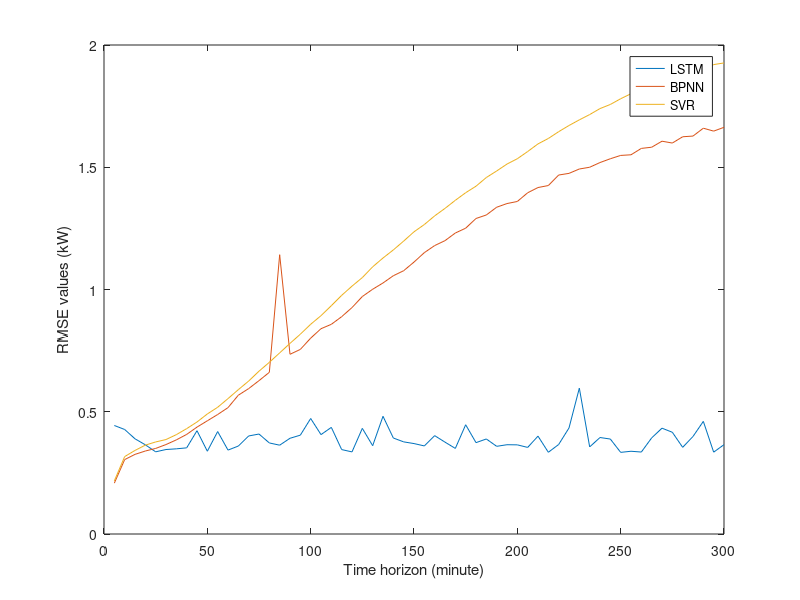

This chart was generated by the following MATLAB code:
clc;
clear;
close all;
lstm_rmse_300_min=[0.4438024818923904, 0.4274281141285603, 0.3893782173440188, 0.36483340769450856, 0.33614928201317584, 0.3455529829809757, 0.34837868454965626, 0.3523800668375829, 0.4224686860437836, 0.33857377951488715, 0.41904553190579563, 0.3431568446781684, 0.35974785908956025, 0.400971117461146, 0.4088794271193872, 0.3724224596797194, 0.3632754868901383, 0.3915282487616462, 0.40426084569820964, 0.472450889553097, 0.40652242109652376, 0.4360832025557038, 0.3452730359099826, 0.3357873403601286, 0.43203606766675584, 0.36116005365135134, 0.48145114670752703, 0.39259518638468927, 0.3768290577431802, 0.36987675328175956, 0.36022831326184795, 0.402300174908952, 0.37570578993218834, 0.3500747779595951, 0.44683207192338364, 0.37367160274711836, 0.3886429090584977, 0.35862327819788503, 0.3651597461851368, 0.3646225930828574, 0.3541551569396105, 0.40026053199278294, 0.33426890606362736, 0.3661025637169323, 0.43374562395950017, 0.596550310908585, 0.3562237821936849, 0.3946260017452388, 0.38838090980018747, 0.33390360965497046, 0.3384145962827867, 0.33521932528586806, 0.39309449658215684, 0.43283638664461777, 0.41608947671492974, 0.3545070676596736, 0.39892660301992316, 0.460628405885773, 0.33476684329724826,0.365457];
bp_rmse_300_min=[0.208133339535122,0.304335589168241,0.325685634512872,0.339424012760608,0.350015984180145,0.365874817809832,0.384971065699155,0.407330027430291,0.437190432112565,0.463012862187825,0.488722414643170,0.516861912623120,0.567696925997562,0.594716137374736,0.627226691328201,0.661323834563672,1.14230315293857,0.735079692005140,0.754978810497633,0.801059324558444,0.839664787099203,0.857619907386481,0.888861424726404,0.926088717031173,0.971286623912447,1.00102084638447,1.02670264329718,1.05635608222626,1.07685657986931,1.11216137132646,1.15078587417128,1.17968842474108,1.19980841257476,1.23105000102447,1.25077928383059,1.29046140304937,1.30480665456133,1.33645886493772,1.35152248198518,1.36004704307161,1.39561034426999,1.41706282382256,1.42522084033658,1.46818820643522,1.47499456557101,1.49287201323790,1.50002138852644,1.51925030289571,1.53477588314340,1.54838402591380,1.55097881466101,1.57711308737826,1.58193097872492,1.60658407811716,1.59900249122198,1.62471120324968,1.62757220705553,1.65970691749558,1.64778073640694,1.66333568207574];
svm_rmse_300_min=[0.217321483281719,0.316615349897197,0.341802783821821,0.363459885597254,0.376487739035724,0.386356231244395,0.406364208884611,0.430924104813776,0.458114178505186,0.490952718427349,0.518349239307340,0.553742452341090,0.590374451454114,0.625590442038391,0.665896362732294,0.702156999581040,0.740754827279171,0.779607065476474,0.817223018474301,0.857733291449884,0.892999660668099,0.933834982385010,0.976081559350405,1.01373925751161,1.04878079203305,1.09272482876555,1.12881025124190,1.16186893602931,1.19805027421792,1.23596962369881,1.26570397958127,1.30114639091256,1.33172776609754,1.36481540008869,1.39583901918825,1.42251294116456,1.45802855436997,1.48479512830134,1.51308419529559,1.53486786765258,1.56429728707099,1.59553510022184,1.61770496882537,1.64549414626350,1.67078859178117,1.69381788720393,1.71548866976497,1.73995072349496,1.75681632742716,1.78020197745059,1.80070097729795,1.81668198993295,1.83211832466745,1.85043468354401,1.86152900550283,1.88560536090009,1.88700326430549,1.90518424786170,1.91989872244662,1.92666688866818];
figure;
x=5:5:300;
plot(x,lstm_rmse_300_min);
hold on;
plot(x,bp_rmse_300_min);
hold on;
plot(x,svm_rmse_300_min);
legend('LSTM','BPNN','SVR');
xlabel("Time horizon (minute)");
ylabel('RMSE values (kW)')
lstm_mean=mean(lstm_rmse_300_min,2);
bpnn_mean=mean(bp_rmse_300_min,2);
svm_mean=mean(svm_rmse_300_min,2);